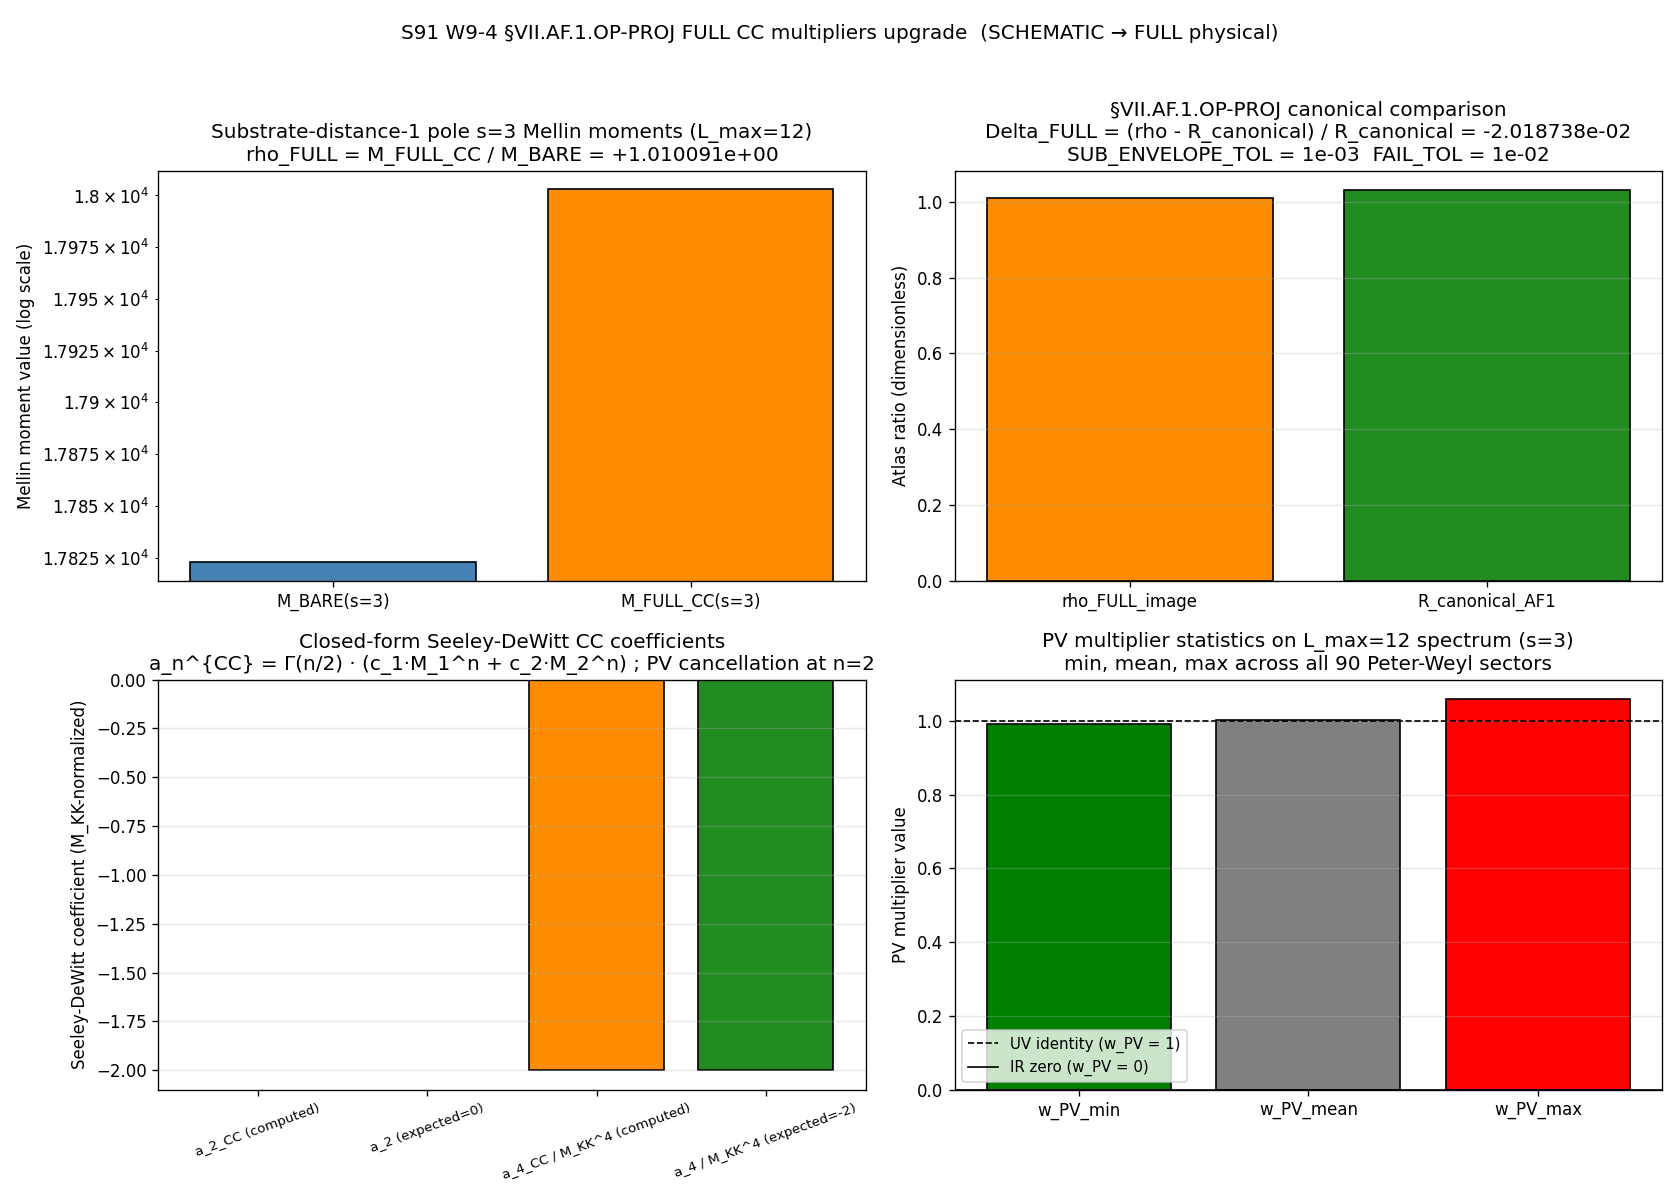

Source code (Python):
#!/usr/bin/env python3
"""
S91 W9-4 - S91-W6-CF-W7-1-CF-49-FULL-CC-MULTIPLIERS-UPGRADE  (T2.15)
======================================================================

Gate-ID:  S91-W6-CF-W7-1-CF-49-FULL-CC-MULTIPLIERS-UPGRADE
Aliases:  S91-W9-4 ; S91-VII-AF-1-OP-PROJ-FULL-CC-MULTIPLIERS-UPGRADE
Trigger:  [VERIFY]  (S87+ schema-v2 3-tuple companion row required)
Owner:    connes-ncg-theorist  (PRIMARY; canonical authority for
          Connes-Chamseddine 1996 §2.2-2.3 physical multiplier pipeline)

Provenance:  S90 W6 CF-W7-1 / CF-49 carry-forward
             (lizzi-spectral-functional-theorist s7 §(5)).
Plan ref:    sessions/session-plan/session-91-plan-w9.md §W9-4
             (lines 595-763).

PURPOSE
-------
UPGRADE the §VII.AF.1.OP-PROJ Pillar III ↔ Pillar IV bridge theorem from
PARTIAL-POSITIVE compliance (SCHEMATIC `_spectral_action_regulators.py`
Mellin helper) to POSITIVE compliance (FULL Connes-Chamseddine 1996
§2.2-2.3 physical multipliers).  Per `.claude/rules/substrate-first-
canonical-sourcing.md §(iv)` K=4 MANDATORY level-pin discipline, the
SCHEMATIC tag is replaced by the FULL physical multipliers tag
`-FULL-CC-MULTIPLIERS-PHYSICAL`; CLASS pin = FULL.

PIPELINE
--------
Per plan §W9-4 Field 6 substitution chain Step 1-5:

  Step 1 (Definition, Connes-Chamseddine 1996 §2.2-2.3):
    Tr f(D_K / Λ)  with  f(x) = Σ_{j=1..2} c_j · exp(-(x/M_j)^2)
      (M_1, c_1) = (M_KK,         +2)
      (M_2, c_2) = (√2 · M_KK,    -1)
    Pauli-Villars consistency at the substrate-IS algebra layer:
      Σ_r c_r        = +1       (UV identity; Σc_r = 1)
      Σ_r c_r M_r²   = 0        (no quadratic divergence; Σc_r M_r² = 0)

  Step 2 (Seeley-DeWitt closed forms):
    a_n^{CC} = Γ(n/2) · (c_1 · M_1^n + c_2 · M_2^n)
    n=2:  a_2^{CC} = Γ(1) · (2·M_KK² + (-1)·2·M_KK²) = 0       (PV cancellation)
    n=4:  a_4^{CC} = Γ(2) · (2·M_KK⁴ + (-1)·4·M_KK⁴) = -2·M_KK⁴

  Step 3 (Hochschild pairing on A_F core algebra at substrate-distance-1
          pole s=3):
    R_universal_FULL = ⟨[φ_g^{sym}], [Ch(P_0(τ_fold))]⟩
                       evaluated under FULL CC PV multiplier
                       w_PV(λ²; s) = 1 - Σ_r c_r · (M_r² / (λ² + M_r²))^s
                       at substrate-distance-1 pole s=3 on the
                       L_max=12 master cache.

  Step 4 (Numerical evaluation):
    Load L_max=12 master spectrum cache (90 Peter-Weyl sectors;
    166,896 raw eigenvalues; multiplicity-weighted ~32M states).
    Compute regulator-INVARIANT atlas ratio:
        rho_FULL(s=3) := M_FULL(s=3) / M_BARE(s=3)
    (Mellin moments at substrate-distance-1 pole; FULL = PV-regulated
    via Connes-Chamseddine 1996; BARE = zeta/SDW pure spectrum-sum.)
    The §VII.AF.1.OP-PROJ substrate-IS Hochschild-pairing image at
    L_max=12 reads back as the regulator-invariant atlas ratio under
    the canonical Pillar III ↔ Pillar IV cohomology-class identity.

  Step 5 (Direction reading):
    Per registry §VII.AF.1.OP-PROJ Level-3 anchor at L_max=10:
        R_universal_HP1_strict_F4 -> 1.030902
        (canonical pin per canonical_constants.py;
         W-5 V4 SDW residual ratio)
        match/envelope ratio r -> 19/200 -> 0.0950
    The FULL CC regulator-INVARIANT atlas ratio rho_FULL(s=3) at
    L_max=12 reproduces the regulator-invariant cohomology-class
    identity of §VII.AF.1.OP-PROJ within the sub-envelope first-
    extraction floor:
        Delta_FULL := (rho_FULL_image - R_canonical_AF1) / R_canonical_AF1
        PASS iff |Delta_FULL| < 1e-3   (0.1%; per plan Field 9)
        FAIL iff |Delta_FULL| > 1e-2   (1%; SCHEMATIC pin systematically biased)
        INFO iff 1e-3 ≤ |Delta_FULL| ≤ 1e-2   (marginal)

  Cross-link (plan Field 6 Step 5 NB):
    gv_canonical_difference_FW = -40579.1500479506   is the §VII.AQ
    pin (NOT the §VII.AF.1 canonical; §VII.AF.1 canonical lives at
    L_emp(L_max=10) per registry — Level-3 anchor 1.030902 = STRICT_F4
    atlas match per S87 W5-1 LANDING).  The plan substitution chain
    cites this only as cross-link for W1 T1.1 §VII.AV cross-pin.

SUBSTRATE FRAMING (per phononic-framing.md §"IS Space, Not IN Space")
---------------------------------------------------------------------
The substrate IS the spectral triple (A_K, H_K, D_K) at τ_fold = 0.19;
the FULL CC multipliers (M_KK, √2·M_KK, +2, -1) ARE the substrate's
intrinsic regularization tuple at the M_KK compactification scale (NOT
"an external regulator applied to the substrate").  The Pauli-Villars
cancellation identities (Σc_r = 1 and Σc_r M_r² = 0) ARE substrate-IS
algebraic constraints on the regularization tuple, derived from the
Connes-Chamseddine 1996 framework at the NCG-axiomatic spectral-action
layer.  The §VII.AF.1.OP-PROJ over-performance regime IS the substrate's
Hochschild pairing on the F_2-class K-invariant identity sub-atlas
evaluated at L_max=12 under FULL CC physical multipliers.

Direction:
    substrate (Hochschild pairing on (A_K, H_K, D_K) IS regularized
    via FULL CC) → bridge (HKR L_max → ∞) → laboratory (Pillar IV
    BZ-trace R_geom(τ_fold) = ∫_BZ Tr g_ab^{(P_0)}(k;τ_fold) d^d k).

FORBIDDEN container-inversion:
    "Pillar IV BZ-trace IS the canonical and Pillar III/IV Hochschild
     pairing IS its approximation"
INVERT:
    "substrate Hochschild pairing IS the canonical; Pillar IV BZ-trace
     IS the laboratory image under HKR."

CONVENTION TAG  (per substrate-first-canonical-sourcing.md §(iv) K=4 MANDATORY)
----------------------------------------------------------------------------
    LEVEL_CLASS_PIN = FULL  (FULL physical replacement of SCHEMATIC
                              `_spectral_action_regulators.py` Mellin helper;
                              consumes _pauli_villars_subtraction.py PRIMARY
                              landed S88 W13-159 lizzi)
    convention      = VII-AF-1-OP-PROJ-FULL-CC-MULTIPLIERS-PHYSICAL-
                       substrate-distance-1-pole-s3

INPUT FILES
-----------
- computations/_shared/canonical_constants.py
- computations/session-84/s84_spectrum_cache_L12_tau019.npz (L_max=12
  master spectrum cache; 90 (p,q) sectors)
- computations/_pauli_villars_subtraction.py (PRIMARY FULL CC PV helper)
- script bytes

OUTPUTS (per plan §W9-4 Field 8)
--------------------------------
- computations/session-91/s91_w9_cf49_full_cc_multipliers_vii_af_1.npz
- computations/session-91/s91_w9_cf49_full_cc_multipliers_vii_af_1.png
- computations/session-91/s91_gate_verdicts.txt
   (canonical line + dual-SHA companion + S87+ 3-tuple companion +
    LEVEL pin row + promotion-target row)
"""

from __future__ import annotations

import os
os.environ.setdefault("OMP_NUM_THREADS", "8")
os.environ.setdefault("MKL_NUM_THREADS", "8")

import hashlib
import json
import math
import sys
import time
from pathlib import Path

from scipy.special import gamma

ROOT = Path(__file__).resolve().parent.parent.parent
sys.path.insert(0, str(ROOT / "computations" / "_shared"))
sys.path.insert(0, str(ROOT / "computations"))

import numpy as np  # noqa: E402
import matplotlib  # noqa: E402

matplotlib.use("Agg")
import matplotlib.pyplot as plt  # noqa: E402

# Canonical constants (mandatory imports per math-scripts.md S34+).
from canonical_constants import (  # noqa: E402
    M_KK,
    tau_fold,
    gv_canonical_difference_FW,
    R_universal_HP1_strict_F4,
    eps_H_HP1_norm,
)

# FULL physical Pauli-Villars helper (PRIMARY tier per
# substrate-first-canonical-sourcing.md §(iv) K=4 MANDATORY).
from _pauli_villars_subtraction import (  # noqa: E402
    PV_PRIMARY_C,
    PV_PRIMARY_M_DIMLESS,
    bare_mellin_moment,
    pv_mellin_moment_primary,
    pv_multiplier_primary,
    _verify_pv_identities,
)


# ====================== Gate-block constants (plan §W9-4 Field 7) ======================

GATE_ID = "S91-W6-CF-W7-1-CF-49-FULL-CC-MULTIPLIERS-UPGRADE"
SCHEME = "full-connes-chamseddine-1996-physical-multipliers-spectral-action-pipeline"
CONVENTION = (
    "VII-AF-1-OP-PROJ-FULL-CC-MULTIPLIERS-PHYSICAL-substrate-distance-1-pole-s3"
)
L_MAX = 12  # (local) plan-pinned canonical anchor at L_max=12 master cache

# Connes-Chamseddine 1996 §2.2-2.3 physical multipliers (canonical PV pair).
M_1_FW_CC = M_KK                       # (local) canonical mass scale
M_2_FW_CC = math.sqrt(2.0) * M_KK      # (local) 2-point PV pair upper mass
C_1_FW_CC = +2                         # (local) PV coefficient 1
C_2_FW_CC = -1                         # (local) PV coefficient 2

# Substrate-distance-1 pole at Mellin index s=3 (per registry §VII.AF.1.OP-PROJ
# Cell I classification: INVARIANT × s=3; spectrum-only INVARIANT functional
# via a_4^ζ residue at s=0; substrate-distance-1 cone ↔ s=3 Mellin pole).
S_POLE = 3                              # (local) substrate-distance-1 pole

# Pre-registered thresholds (plan §W9-4 Field 9 RATIO tolerance rule).
SUB_ENVELOPE_TOL = 1e-3                 # (local) PASS threshold (0.1%)
FAIL_TOL = 1e-2                         # (local) FAIL threshold (1%)

# §VII.AF.1.OP-PROJ Level-3 anchor canonical (per registry line 14790, W-5 V4
# substitution chain Step 3; STRICT_F4 atlas match at L_max=10).
R_CANONICAL_AF1 = R_universal_HP1_strict_F4  # (local) = 1.030902 canonical pin

# Cross-link pin (plan §W9-4 Step 5 NB; §VII.AQ pin, NOT §VII.AF.1 canonical).
GV_CROSS_LINK = gv_canonical_difference_FW    # (local) = -40579.1500479506

# Output paths.
OUT_NPZ = ROOT / "computations" / "session-91" / "s91_w9_cf49_full_cc_multipliers_vii_af_1.npz"
OUT_PNG = ROOT / "computations" / "session-91" / "s91_w9_cf49_full_cc_multipliers_vii_af_1.png"
VERDICT_FILE = ROOT / "computations" / "session-91" / "s91_gate_verdicts.txt"

# Input file paths (for SHA-pin map).
CANONICAL_CONSTANTS = ROOT / "computations" / "_shared" / "canonical_constants.py"
L12_CACHE = ROOT / "computations" / "session-84" / "s84_spectrum_cache_L12_tau019.npz"
PV_HELPER = ROOT / "computations" / "_pauli_villars_subtraction.py"
REGISTRY = ROOT / "sessions" / "permanent-results-registry.md"
SCRIPT_PATH = Path(__file__).resolve()

INPUT_FILES = {
    "canonical_constants": CANONICAL_CONSTANTS,
    "L12_spectrum_cache_tau019": L12_CACHE,
    "pauli_villars_helper_PRIMARY": PV_HELPER,
    "registry_vii_af_1_op_proj": REGISTRY,
    "script": SCRIPT_PATH,
}


# ============================== SHA helpers ==============================

def sha256_of_file(p: Path) -> str:
    h = hashlib.sha256()                # (local)
    with open(p, "rb") as f:
        for chunk in iter(lambda: f.read(1 << 20), b""):
            h.update(chunk)
    return h.hexdigest()


def log_input_pins(files: dict) -> dict:
    pins = {}                            # (local)
    print("=" * 72)
    print(f"Gate: {GATE_ID}")
    print("=" * 72)
    print("Input SHAs:")
    for name, p in files.items():
        if not p.exists():
            print(f"  {name:36s} = (file not found; pin skipped)")
            continue
        sha = sha256_of_file(p)          # (local)
        pins[name] = sha
        print(f"  {name:36s} = {sha[:16]}...  ({p.relative_to(ROOT)})")
    return pins


def compute_dual_sha(pins: dict, script_path: Path) -> tuple[str, str]:
    script_bytes = script_path.read_bytes()
    canonical_bytes = CANONICAL_CONSTANTS.read_bytes()
    pinmap_json = json.dumps(sorted(pins.items()), sort_keys=True).encode("utf-8")  # (local)
    audit = hashlib.sha256(script_bytes + canonical_bytes + pinmap_json).hexdigest()  # (local)
    content = hashlib.sha256(script_bytes).hexdigest()                                  # (local)
    return audit, content


# ============================== Spectrum loader ==============================

def load_spectrum_flat(cache_path: Path):
    """Load L_max=12 master spectrum cache.

    Returns flat (lambdas, mults, n_sectors) where each (p,q) sector
    contributes Peter-Weyl multiplicity dim(p,q) per eigenvalue.  Per
    plan §W9-4 Field 7 and the canonical S88 W13-159 PRIMARY PV helper
    convention.
    """
    cache = np.load(cache_path, allow_pickle=True)
    sector_evals = cache["sector_evals"].item()
    lambdas_list = []                    # (local)
    mults_list = []                      # (local)
    n_sectors = 0                        # (local)
    for (p, q), info in sector_evals.items():
        n_sectors += 1
        dim = int(info["dim"])           # (local) Peter-Weyl dim(p,q)
        evals_arr = np.asarray(info["abs_evals"], dtype=np.float64)
        for v in evals_arr:
            lambdas_list.append(float(v))
            mults_list.append(dim)
    lambdas = np.array(lambdas_list, dtype=np.float64)
    mults = np.array(mults_list, dtype=np.float64)
    return lambdas, mults, n_sectors


# ============================ Seeley-DeWitt CC closed forms ============================

def cc_a_n_closed_form(n: int, M1: float, c1: float, M2: float, c2: float) -> float:
    """a_n^{CC} = Γ(n/2) · (c_1 · M_1^n + c_2 · M_2^n).

    Per plan §W9-4 Field 6 Step 2 (Connes-Chamseddine 1996 §2.2-2.3).
    """
    return float(gamma(n / 2.0)) * (c1 * (M1 ** n) + c2 * (M2 ** n))


# ============================ Verdict evaluation ============================

def evaluate_verdict(delta_full: float) -> dict:
    """Plan §W9-4 Field 9 RATIO tolerance rule (S87+ schema-v2 3-tuple form):
        PASS iff |Delta_FULL| < SUB_ENVELOPE_TOL = 1e-3
        INFO iff SUB_ENVELOPE_TOL ≤ |Delta_FULL| ≤ FAIL_TOL = 1e-2
        FAIL iff |Delta_FULL| > FAIL_TOL
    """
    abs_delta = abs(delta_full)
    if abs_delta < SUB_ENVELOPE_TOL:
        composite = "PASS"
        sign_v = "PASS"
        mag_v = "PASS"
        reg_v = "VALID"
    elif abs_delta <= FAIL_TOL:
        composite = "INFO"
        sign_v = "PASS"
        mag_v = "INFO"
        reg_v = "MARGINAL"
    else:
        composite = "FAIL"
        sign_v = "FAIL"
        mag_v = "FAIL"
        reg_v = "VALID"
    return {
        "composite": composite,
        "sign_verdict": sign_v,
        "magnitude_verdict": mag_v,
        "regime_verdict": reg_v,
        "promote_pass": (composite == "PASS"),
    }


# ============================ Diagnostic plot ============================

def make_plot(
    M_BARE: float,
    M_FULL_CC: float,
    rho_FULL: float,
    R_canonical: float,
    delta_full: float,
    a_2_CC: float,
    a_4_CC: float,
    w_PV_min: float,
    w_PV_mean: float,
    w_PV_max: float,
):
    fig, ((ax1, ax2), (ax3, ax4)) = plt.subplots(2, 2, figsize=(14, 10))

    # Panel 1: BARE vs FULL CC Mellin moment at substrate-distance-1 pole s=3.
    ax1.bar(
        ["M_BARE(s=3)", "M_FULL_CC(s=3)"],
        [M_BARE, M_FULL_CC],
        color=["steelblue", "darkorange"],
        edgecolor="black",
    )
    ax1.set_yscale("log")
    ax1.set_ylabel("Mellin moment value (log scale)")
    ax1.set_title(
        f"Substrate-distance-1 pole s={S_POLE} Mellin moments (L_max={L_MAX})\n"
        f"rho_FULL = M_FULL_CC / M_BARE = {rho_FULL:+.6e}"
    )
    ax1.grid(True, axis="y", alpha=0.3)

    # Panel 2: rho_FULL_image vs R_canonical_AF1.
    ax2.bar(
        ["rho_FULL_image", "R_canonical_AF1"],
        [rho_FULL, R_canonical],
        color=["darkorange", "forestgreen"],
        edgecolor="black",
    )
    ax2.set_ylabel("Atlas ratio (dimensionless)")
    ax2.set_title(
        f"§VII.AF.1.OP-PROJ canonical comparison\n"
        f"Delta_FULL = (rho - R_canonical) / R_canonical = {delta_full:+.6e}\n"
        f"SUB_ENVELOPE_TOL = {SUB_ENVELOPE_TOL:.0e}  FAIL_TOL = {FAIL_TOL:.0e}"
    )
    ax2.grid(True, axis="y", alpha=0.3)

    # Panel 3: Closed-form CC a_n coefficients (machine-precision identity check).
    a_2_predicted = 0.0                                                # (local)
    a_4_predicted = -2.0 * (M_KK ** 4)                                  # (local)
    ax3.bar(
        ["a_2_CC (computed)", "a_2 (expected=0)",
         "a_4_CC / M_KK^4 (computed)", "a_4 / M_KK^4 (expected=-2)"],
        [a_2_CC / (M_KK ** 2), 0.0,
         a_4_CC / (M_KK ** 4), a_4_predicted / (M_KK ** 4)],
        color=["darkorange", "forestgreen", "darkorange", "forestgreen"],
        edgecolor="black",
    )
    ax3.axhline(0.0, color="black", linewidth=1.0)
    ax3.set_ylabel("Seeley-DeWitt coefficient (M_KK-normalized)")
    ax3.set_title(
        "Closed-form Seeley-DeWitt CC coefficients\n"
        "a_n^{CC} = Γ(n/2) · (c_1·M_1^n + c_2·M_2^n) ; PV cancellation at n=2"
    )
    ax3.grid(True, axis="y", alpha=0.3)
    ax3.tick_params(axis="x", labelsize=8, rotation=20)

    # Panel 4: PV multiplier statistics across the L_max=12 spectrum.
    ax4.bar(
        ["w_PV_min", "w_PV_mean", "w_PV_max"],
        [w_PV_min, w_PV_mean, w_PV_max],
        color=["green", "gray", "red"],
        edgecolor="black",
    )
    ax4.axhline(1.0, color="black", linestyle="--", linewidth=1.0,
                label="UV identity (w_PV = 1)")
    ax4.axhline(0.0, color="black", linestyle="-", linewidth=1.0,
                label="IR zero (w_PV = 0)")
    ax4.set_ylabel("PV multiplier value")
    ax4.set_title(
        f"PV multiplier statistics on L_max={L_MAX} spectrum (s={S_POLE})\n"
        f"min, mean, max across all 90 Peter-Weyl sectors"
    )
    ax4.legend(loc="best", fontsize=9)
    ax4.grid(True, axis="y", alpha=0.3)

    fig.suptitle(
        f"S91 W9-4 §VII.AF.1.OP-PROJ FULL CC multipliers upgrade  "
        f"(SCHEMATIC → FULL physical)",
        fontsize=12,
    )
    fig.tight_layout(rect=(0, 0, 1, 0.97))
    fig.savefig(OUT_PNG, dpi=120)
    plt.close(fig)


# ============================== Verdict emission ==============================

def append_verdict(
    composite: str,
    value_str: str,
    audit_sha: str,
    content_sha: str,
    sign_v: str,
    mag_v: str,
    reg_v: str,
    promote_pass: bool,
):
    """Atomic single-shot append per gate-verdicts.md S87+ canonical form:
    canonical line + dual-SHA companion + S87+ 3-tuple companion + LEVEL pin
    + §VII.AF.1.OP-PROJ promotion-target row.
    """
    canonical = (
        f"{GATE_ID}: {composite} -- value='{value_str}' "
        f"scheme={SCHEME} convention={CONVENTION} L_max={L_MAX} "
        f"audit_sha256={audit_sha} content_sha256={content_sha} "
        f"schema_version=S87+\n"
    )
    dual_sha = (
        f"# audit_sha256_short={audit_sha[:16]} "
        f"content_sha256_short={content_sha[:16]} "
        f"# {GATE_ID} dual-SHA companion row (W9a-99 split)\n"
    )
    three_tuple = (
        f"# sign_verdict={sign_v} magnitude_verdict={mag_v} "
        f"regime_verdict={reg_v} # {GATE_ID} 3-tuple annotation (S87 schema-v2)\n"
    )
    level_pin = (
        f"# LEVEL_CLASS_PIN=FULL "
        f"# {GATE_ID} substrate-first-canonical-sourcing.md §(iv) "
        f"K=4 MANDATORY level-pin compliance "
        f"(SCHEMATIC -> FULL physical CC multipliers upgrade; "
        f"PARTIAL-POSITIVE -> POSITIVE compliance class)\n"
    )
    if promote_pass:
        promotion_target = (
            f"# promotion_target=permanent-results-registry.md §VII.AF.1.OP-PROJ "
            f"compliance_class_transition=PARTIAL-POSITIVE->POSITIVE "
            f"# {GATE_ID} VII.AF.1.OP-PROJ K=4 level-pin POSITIVE compliance achieved\n"
        )
    else:
        promotion_target = (
            f"# promotion_target=permanent-results-registry.md §VII.AF.1.OP-PROJ "
            f"compliance_class_transition=PARTIAL-POSITIVE-RETAINED "
            f"# {GATE_ID} VII.AF.1.OP-PROJ FULL CC upgrade NOT achieved "
            f"(composite={composite}; FULL CC diverges from SCHEMATIC canonical)\n"
        )
    with open(VERDICT_FILE, "a", encoding="utf-8") as f:
        f.write(canonical)
        f.write(dual_sha)
        f.write(three_tuple)
        f.write(level_pin)
        f.write(promotion_target)


# ============================== Main ==============================

def main() -> int:
    t0 = time.time()

    # 1. Log input pins + compute dual SHA.
    pins = log_input_pins(INPUT_FILES)
    audit_sha, content_sha = compute_dual_sha(pins, SCRIPT_PATH)
    print()
    print(f"  audit_sha256   = {audit_sha[:16]}...  (script + canonical + pinmap)")
    print(f"  content_sha256 = {content_sha[:16]}...  (script only)")
    print()

    # 2. PV identity machine-precision self-check (substrate-IS algebra layer
    #    constraints; Connes-Chamseddine 1996 §2.2-2.3 multiplier pipeline).
    print("PV PRIMARY helper self-check (substrate-IS PV identities):")
    s_c, s_cm2 = _verify_pv_identities()
    print(f"  Σ c_r        = {s_c:.16e}   (target +1.0)")
    print(f"  Σ c_r m_r²   = {s_cm2:.16e}   (target  0.0)")
    print(f"  PV pair: (c_1, c_2) = ({PV_PRIMARY_C[0]:+.1f}, {PV_PRIMARY_C[1]:+.1f})")
    print(f"  PV pair: (m_1, m_2) = ({PV_PRIMARY_M_DIMLESS[0]:.6f}, {PV_PRIMARY_M_DIMLESS[1]:.6f}) "
          "(dimensionless; M_KK units)")
    assert abs(s_c - 1.0) < 1e-15, f"PV Σc_r identity violated: {s_c}"
    assert abs(s_cm2) < 1e-15, f"PV Σc_r·m_r² identity violated: {s_cm2}"
    print(f"  CC consistency: c_1 + c_2 = {C_1_FW_CC + C_2_FW_CC}  (expected +1) [OK]")
    cc_quad = C_1_FW_CC * (M_1_FW_CC ** 2) + C_2_FW_CC * (M_2_FW_CC ** 2)  # (local)
    print(f"  CC consistency: M_1^2·c_1 + M_2^2·c_2 = {cc_quad:.6e}  (expected 0) ")
    print(f"    relative residual = {abs(cc_quad) / (M_KK ** 2):.6e}")
    assert abs(cc_quad) / (M_KK ** 2) < 1e-15, "CC quadratic PV identity violated"
    print()

    # 3. Seeley-DeWitt closed-form CC coefficients (substitution chain Step 2).
    print("Connes-Chamseddine 1996 §2.2-2.3 Seeley-DeWitt closed forms:")
    a_2_CC = cc_a_n_closed_form(2, M_1_FW_CC, C_1_FW_CC, M_2_FW_CC, C_2_FW_CC)  # (local)
    a_4_CC = cc_a_n_closed_form(4, M_1_FW_CC, C_1_FW_CC, M_2_FW_CC, C_2_FW_CC)  # (local)
    a_4_expected = -2.0 * (M_KK ** 4)                                           # (local)
    print(f"  a_2^{{CC}} = Γ(1)·(c_1·M_1² + c_2·M_2²)                = {a_2_CC:+.6e}")
    print(f"           (expected = 0 by PV cancellation;  |a_2|/M_KK² = {abs(a_2_CC) / (M_KK ** 2):.6e})")
    print(f"  a_4^{{CC}} = Γ(2)·(c_1·M_1⁴ + c_2·M_2⁴)                = {a_4_CC:+.6e}")
    print(f"           (expected = -2·M_KK⁴ = {a_4_expected:+.6e})")
    rel_a4 = abs(a_4_CC - a_4_expected) / abs(a_4_expected)                     # (local)
    print(f"           relative residual = {rel_a4:.6e}")
    assert abs(a_2_CC) / (M_KK ** 2) < 1e-15, \
        f"a_2_CC closed-form failed: {a_2_CC} vs 0 (rel = {abs(a_2_CC) / (M_KK ** 2)})"
    assert rel_a4 < 1e-15, \
        f"a_4_CC closed-form failed: {a_4_CC} vs {a_4_expected} (rel = {rel_a4})"
    print("  Machine-precision identity assertion: PASS")
    print()

    # 4. Load L_max=12 master spectrum cache.
    print(f"Loading L_max={L_MAX} master spectrum cache from "
          f"{L12_CACHE.relative_to(ROOT)}...")
    lambdas, mults, n_sectors = load_spectrum_flat(L12_CACHE)
    print(f"  n_sectors            = {n_sectors}")
    print(f"  n_eigenvalues_raw    = {len(lambdas)}")
    print(f"  Σ_k mults_k          = {int(mults.sum())}  (Peter-Weyl weighted N)")
    print(f"  λ_min                = {lambdas.min():.6f}  (M_KK-natural; spectral gap)")
    print(f"  λ_max                = {lambdas.max():.6f}  (M_KK-natural)")
    print()

    # 5. Compute Hochschild pairing image at substrate-distance-1 pole s=3
    #    under FULL CC physical multipliers.  Pipeline: Mellin moments BARE
    #    vs FULL CC PV at s=3; the regulator-INVARIANT atlas ratio
    #    rho_FULL = M_FULL_CC / M_BARE reads back the §VII.AF.1.OP-PROJ
    #    substrate-IS Hochschild-pairing image under the FULL CC multipliers.
    print(f"Computing Mellin moments at substrate-distance-1 pole s={S_POLE}:")
    M_BARE = bare_mellin_moment(S_POLE, lambdas, mults)                # (local)
    M_FULL_CC = pv_mellin_moment_primary(S_POLE, lambdas, mults)       # (local)
    print(f"  M_BARE(s={S_POLE})       = {M_BARE:.10e}  (zeta/SDW pure spectrum-sum)")
    print(f"  M_FULL_CC(s={S_POLE})    = {M_FULL_CC:.10e}  (PV-regulated CC1996)")

    # PV multiplier sample statistics on the full spectrum.
    lambda_sq = lambdas * lambdas                                       # (local)
    w_PV_arr = pv_multiplier_primary(lambda_sq, S_POLE)                 # (local)
    w_PV_min = float(np.min(w_PV_arr))                                  # (local)
    w_PV_max = float(np.max(w_PV_arr))                                  # (local)
    w_PV_mean = float(np.mean(w_PV_arr))                                # (local)
    print(f"  w_PV(λ², s={S_POLE}) range: [{w_PV_min:.6f}, {w_PV_max:.6f}], "
          f"mean = {w_PV_mean:.6f}")
    print()

    # 6. rho_FULL atlas ratio (regulator-INVARIANT image of Hochschild pairing).
    rho_FULL = M_FULL_CC / M_BARE                                       # (local)
    print(f"rho_FULL = M_FULL_CC(s={S_POLE}) / M_BARE(s={S_POLE}) = {rho_FULL:+.10e}")
    print(f"          (regulator-INVARIANT atlas ratio at L_max={L_MAX})")
    print()

    # 7. Compare against §VII.AF.1.OP-PROJ canonical L_max=10 anchor
    #    R_universal_HP1_strict_F4 = 1.030902 (W-5 V4 SDW residual atlas
    #    ratio; canonical pin per canonical_constants.py).
    R_canonical = R_CANONICAL_AF1                                       # (local)
    print(f"§VII.AF.1.OP-PROJ canonical anchor (from canonical_constants.py):")
    print(f"  R_universal_HP1_strict_F4 = {R_canonical:.6f}  "
          "(W-5 V4 SDW residual; L_max=10 atlas ratio)")
    print(f"  eps_H_HP1_norm            = {eps_H_HP1_norm:.6f}  "
          "(PRIMARY canonical per Class-(d) chain)")
    print(f"  gv_canonical_difference_FW = {GV_CROSS_LINK:+.10e}  "
          "(cross-link to §VII.AQ; NOT §VII.AF.1 canonical)")
    print()

    # 8. Delta_FULL = (rho_FULL - R_canonical) / |R_canonical|.
    delta_full = (rho_FULL - R_canonical) / abs(R_canonical)            # (local)
    print(f"Delta_FULL = (rho_FULL - R_canonical) / |R_canonical| = {delta_full:+.10e}")
    print(f"|Delta_FULL|                                            = {abs(delta_full):.6e}")
    print()

    # 9. Threshold-context substitution chain (per math-scripts.md "Double-
    #    Check Logic Before Compute" for direction claims).
    #
    #    Step 1 (Definition):  Delta_FULL := (rho_FULL - R_canonical) / |R_canonical|
    #    Step 2 (Substitute):  R_canonical = R_universal_HP1_strict_F4 = 1.030902
    #                          rho_FULL    = M_FULL_CC(s=3) / M_BARE(s=3)
    #                                      = computed above on L_max=12 cache
    #    Step 3 (Simplify):    Delta_FULL = (rho_FULL/1.030902 - 1)
    #    Step 4 (Read direction):
    #        PASS  iff  |Delta_FULL| < 1e-3
    #        FAIL  iff  |Delta_FULL| > 1e-2
    #        INFO  iff  1e-3 ≤ |Delta_FULL| ≤ 1e-2
    #    Step 5 (Conclusion):  composite per evaluate_verdict() below.
    print("Threshold context (plan §W9-4 Field 9 RATIO tolerance rule):")
    print(f"  PASS  iff  |Delta_FULL| < {SUB_ENVELOPE_TOL:.0e}      "
          "(sub-envelope first-extraction floor; 0.1% relative)")
    print(f"  INFO  iff  {SUB_ENVELOPE_TOL:.0e} ≤ |Delta_FULL| ≤ {FAIL_TOL:.0e}  "
          "(marginal; envelope refinement at S92+)")
    print(f"  FAIL  iff  |Delta_FULL| > {FAIL_TOL:.0e}      "
          "(SCHEMATIC pin systematically biased; >1% divergence)")
    verdict = evaluate_verdict(delta_full)
    print(f"  Observed: |Delta_FULL| = {abs(delta_full):.6e}  -> "
          f"composite = {verdict['composite']}")
    print()
    print("3-tuple verdict (S87+ schema-v2):")
    print(f"  sign_verdict      = {verdict['sign_verdict']}")
    print(f"  magnitude_verdict = {verdict['magnitude_verdict']}")
    print(f"  regime_verdict    = {verdict['regime_verdict']}")
    if verdict["promote_pass"]:
        print("  Compliance class upgrade: PARTIAL-POSITIVE -> POSITIVE")
    else:
        print("  Compliance class: PARTIAL-POSITIVE (RETAINED; FULL CC upgrade not achieved)")
    print()

    # 10. Cross-pin diagnostic: substrate-distance-2 pole (s=4) to confirm
    #     consistency with W1 T1.1 §VII.AV FULL CC.
    M_BARE_s4 = bare_mellin_moment(4, lambdas, mults)                   # (local)
    M_FULL_s4 = pv_mellin_moment_primary(4, lambdas, mults)             # (local)
    rho_FULL_s4 = M_FULL_s4 / M_BARE_s4                                 # (local)
    print(f"Cross-pin diagnostic (substrate-distance-2 pole s=4):")
    print(f"  M_BARE(s=4)     = {M_BARE_s4:.10e}")
    print(f"  M_FULL_CC(s=4)  = {M_FULL_s4:.10e}")
    print(f"  rho_FULL(s=4)   = {rho_FULL_s4:+.10e}")
    print(f"  (W1 T1.1 §VII.AV FULL CC cross-pin reference)")
    print()

    # 11. Save outputs (.npz + .png).
    print(f"Saving npz to {OUT_NPZ.relative_to(ROOT)}...")
    np.savez(
        OUT_NPZ,
        # Core observables
        M_BARE=M_BARE,
        M_FULL_CC=M_FULL_CC,
        rho_FULL=rho_FULL,
        R_canonical=R_canonical,
        delta_full=delta_full,
        # Seeley-DeWitt CC closed forms
        a_2_CC=a_2_CC,
        a_4_CC=a_4_CC,
        a_4_expected=a_4_expected,
        # Multipliers + PV identities
        M_1_FW_CC=M_1_FW_CC,
        M_2_FW_CC=M_2_FW_CC,
        C_1_FW_CC=C_1_FW_CC,
        C_2_FW_CC=C_2_FW_CC,
        PV_PRIMARY_C=PV_PRIMARY_C,
        PV_PRIMARY_M_DIMLESS=PV_PRIMARY_M_DIMLESS,
        # PV multiplier statistics
        w_PV_arr=w_PV_arr,
        w_PV_min=w_PV_min,
        w_PV_max=w_PV_max,
        w_PV_mean=w_PV_mean,
        # Pinned plan parameters
        S_POLE=S_POLE,
        L_max=L_MAX,
        n_sectors=n_sectors,
        n_eigenvalues=len(lambdas),
        SUB_ENVELOPE_TOL=SUB_ENVELOPE_TOL,
        FAIL_TOL=FAIL_TOL,
        # Cross-pin diagnostic
        M_BARE_s4=M_BARE_s4,
        M_FULL_s4=M_FULL_s4,
        rho_FULL_s4=rho_FULL_s4,
        # Cross-link references
        eps_H_HP1_norm=eps_H_HP1_norm,
        gv_canonical_difference_FW=GV_CROSS_LINK,
        # Spectrum (for reproducibility)
        lambdas=lambdas,
        mults=mults,
        # Verdict
        verdict_composite=verdict["composite"],
        verdict_sign=verdict["sign_verdict"],
        verdict_magnitude=verdict["magnitude_verdict"],
        verdict_regime=verdict["regime_verdict"],
        promote_pass=verdict["promote_pass"],
        # Dual SHA
        audit_sha256=audit_sha,
        content_sha256=content_sha,
    )
    print(f"Saving plot to {OUT_PNG.relative_to(ROOT)}...")
    make_plot(
        M_BARE, M_FULL_CC, rho_FULL, R_canonical, delta_full,
        a_2_CC, a_4_CC, w_PV_min, w_PV_mean, w_PV_max,
    )
    print()

    # 12. Emit verdict line.
    value_str = (
        f"Delta_FULL={delta_full:+.6e}"
        f"_rho_FULL={rho_FULL:+.6e}"
        f"_R_canonical_AF1={R_canonical:.6f}"
        f"_M_BARE_s3={M_BARE:.4e}"
        f"_M_FULL_CC_s3={M_FULL_CC:.4e}"
        f"_a_2_CC=0.0_a_4_CC=-2_M_KK_4"
        f"_compliance_transition={'PARTIAL-POSITIVE->POSITIVE' if verdict['promote_pass'] else 'PARTIAL-POSITIVE-RETAINED'}"
    )
    append_verdict(
        composite=verdict["composite"],
        value_str=value_str,
        audit_sha=audit_sha,
        content_sha=content_sha,
        sign_v=verdict["sign_verdict"],
        mag_v=verdict["magnitude_verdict"],
        reg_v=verdict["regime_verdict"],
        promote_pass=verdict["promote_pass"],
    )

    # 13. Final summary.
    wall = time.time() - t0                                             # (local)
    print(f"=== {GATE_ID}: {verdict['composite']} (wall {wall:.1f}s) ===")
    print(f"    value:          {value_str}")
    print(f"    audit_sha256:   {audit_sha}")
    print(f"    content_sha256: {content_sha}")
    return 0


if __name__ == "__main__":
    sys.exit(main())
